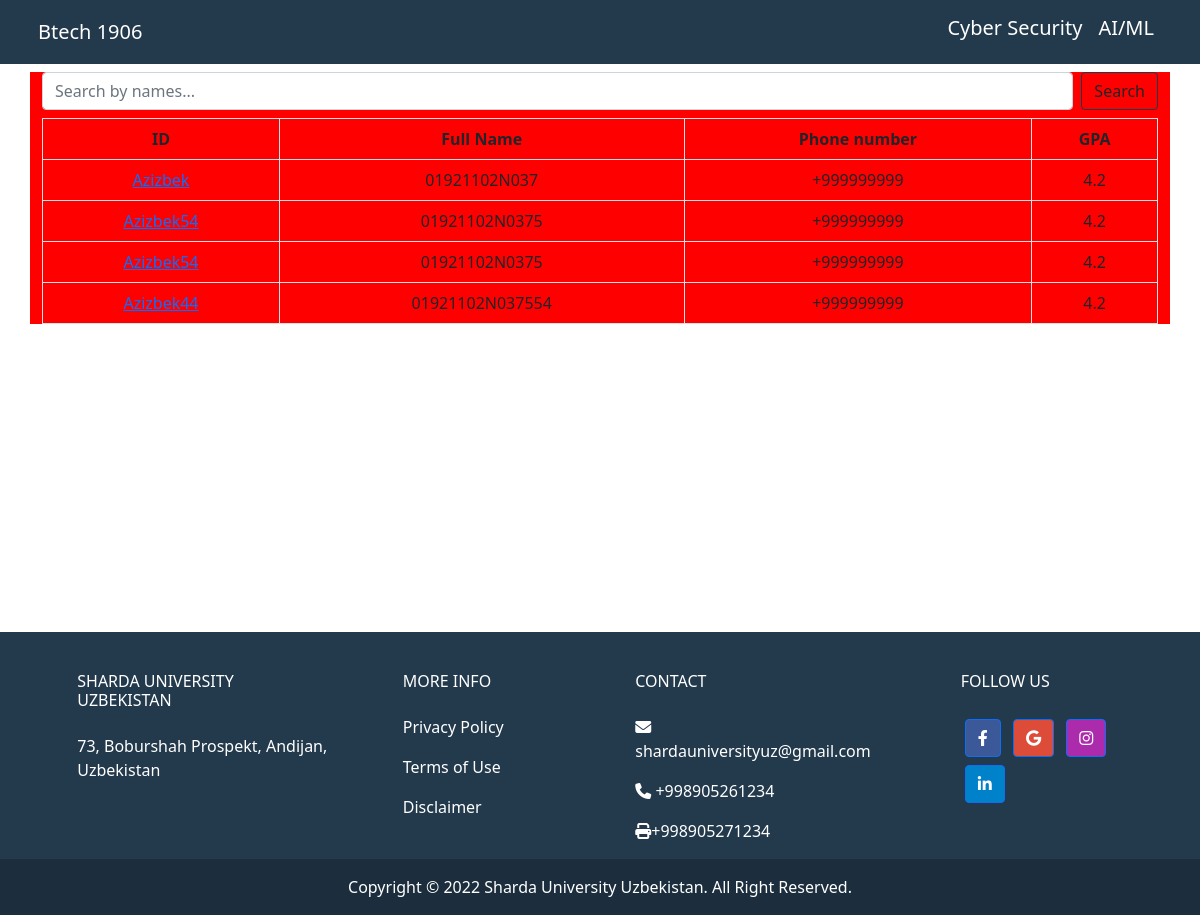
/group/Btech/1906/, run on the app's committed database.
### main/models.py (models this page shows, shortened)
class Group(models.Model):
    name = models.CharField(max_length=50)
    code = models.CharField(max_length=50, null=True, blank=True, unique=True)
    course = models.ForeignKey(Branch, on_delete=models.CASCADE, related_name='groups')
    isarchive = models.BooleanField(default=False)

class Specialization(models.Model):
    name = models.CharField(max_length=100, null=True)
    branch = models.ForeignKey(Branch, on_delete=models.CASCADE, related_name='faculty', null=True)

class Student(models.Model):
    name = models.CharField(max_length=100, null=True, blank=True)
    unique_id = models.CharField(max_length=100, blank=True, null=True)
    group = models.ForeignKey(Group, on_delete=models.DO_NOTHING,related_name="students")
    specializetion = models.ForeignKey(Specialization, on_delete=models.CASCADE)
    cgpa = models.FloatField(null=True, blank=True)
    sgpa = models.FloatField(null=True, blank=True)

### main/views.py (the view)
# urls.py: path('group/<str:name>/<str:code>/', views.group , name='group'),
def group(request, name, code):
    global group
    group = Group.objects.get(code = code)
    spec = Specialization.objects.filter(branch = group.course)
    search = request.GET.get('search')
    if search:
        search = search.capitalize()
        students = group.students.filter(name__startswith = search)
    else:
        students = group.students.all()
    return render(request, 'group.html', {"specs" : spec, 'students': students, 'group' : group})

### templates/group.html (shortened to what this page needs)
{% load static %}
<!DOCTYPE html>
<html lang="en">
<head>
  <link href="https://cdn.jsdelivr.net/npm/bootstrap@5.0.2/dist/css/bootstrap.min.css" rel="stylesheet"
>
  <link rel="stylesheet" href="../styles/groups.css">
  <link rel="stylesheet" href="https://cdnjs.cloudflare.com/ajax/libs/font-awesome/6.1.1/css/all.min.css"
 />
</head>
<body>
  <header style="background-color:#23394c;color:white">
    <nav class="nav d-flex justify-content-between container navbar navbar-expand-sm  p-2">
      <div>
        <a class="navbar-brand text-dark h1 text-bold text-white" href="#">{{group.name}} {{group.code}}</a>
      </div>
      <div>
        <ul class="list-unstyled navbar-nav">
          {% for spec in specs %}
          <li class="nav-item"><a class="text-decoration-none nav-link text-white h5"
              href="{% url 'spec'  spec.id %}">{{spec.name}}</a></li>
          {% endfor %}
        </ul>
      </div>
    </nav>
  </header>
  <div style="min-height:70vh">
    <main class="content container">
      <form class="d-flex my-2" method="GET">
        <input class="form-control search-input me-2" type="search" name="search" placeholder="Search by names..."
          aria-label="Search">
        <button class="btn btn-outline-dark submit" type="submit">Search</button>
      </form>
      <table class="table table-bordered table-responsive">
        <thead>
          <tr>
            <th>ID</th>
            <th>Full Name</th>
            <th>Phone number</th>
            <th>GPA</th>
          </tr>
        </thead>
        <tbody>
          {% for student in students %}
          <tr>
            <td><a href="{% url 'studentinfo' student.name student.id %}"> {{student.name}} </a></td>
            <td>{{student.unique_id}}</td>
            <td>+999999999</td>
            <td>4.2</td>
          </tr>
          {% endfor %}
        </tbody>
      </table>
    </main>
  </div>
  <div>
    <footer class="text-center text-lg-start text-white" style="background-color: #23394c">
      <div class="container p-4 pb-0">
        <section class="">
          <div class="row">
            <div class="col-md-3 col-lg-3 col-xl-3 mx-auto mt-3">
              <h6 class="text-uppercase mb-4 font-weight-bold">
                Sharda University Uzbekistan
              </h6>
              <p>
                73, Boburshah Prospekt, Andijan, Uzbekistan
              </p>
            </div>
            <div class="col-md-2 col-lg-2 col-xl-2 mx-auto mt-3">
              <h6 class="text-uppercase mb-4 font-weight-bold">More Info</h6>
              <p>
                <a target="_blank" href="https://www.shardauniversity.uz/privacy-policy"
                  class="text-white text-decoration-none">Privacy
                  Policy</a>
              </p>
              <p>
                <a target="_blank" href="https://www.shardauniversity.uz/terms-of-use"
                  class="text-white text-decoration-none">Terms of
                  Use</a>
              </p>
              <p>
                <a target="_blank" href="https://www.shardauniversity.uz/disclaimer"
                  class="text-white text-decoration-none">Disclaimer</a>
              </p>
            </div>
            <div class="col-md-4 col-lg-3 col-xl-3 mx-auto mt-3">
              <h6 class="text-uppercase mb-4 font-weight-bold">Contact</h6>
              <p><i class="fas fa-envelope mr-3"></i> shardauniversityuz@gmail.com</p>
              <p><i class="fas fa-phone mr-3"></i> +998905261234</p>
              <p><i class="fas fa-print mr-3"></i>+998905271234</p>
            </div>
            <div class="col-md-3 col-lg-2 col-xl-2 mx-auto mt-3">
              <h6 class="text-uppercase mb-4 font-weight-bold">Follow us</h6>
              <a target="_blank" class="btn btn-primary btn-floating m-1" style="background-color: #3b5998"
                href="https://www.facebook.com/ShardaUniversityUzbekistan" role="button"><i
                  class="fab fa-facebook-f"></i></a>
              <a target="_blank" class="btn btn-primary btn-floating m-1" style="background-color: #dd4b39"
                href="https://www.shardauniversity.uz/" role="button"><i class="fab fa-google"></i></a>
              <a target="_blank" class="btn btn-primary btn-floating m-1" style="background-color: #ac2bac"
                href="https://instagram.com/shardauniuz?igshid=YmMyMTA2M2Y=" role="button"><i
                  class="fab fa-instagram"></i></a>
              <a target="_blank" class="btn btn-primary btn-floating m-1" style="background-color: #0082ca"
                href="https://www.linkedin.com/company/sharda-university-uzbekistan/" role="button"><i
                  class="fab fa-linkedin-in"></i></a>
            </div>
          </div>
        </section>
      </div>
      <div class="text-center p-3" style="background-color: rgba(0, 0, 0, 0.2)">
        Copyright © <span id="year"></span> Sharda University Uzbekistan. All Right Reserved.
      </div>
    </footer>
  </div>
</body>
</html>

### static/styles/groups.css (style rules this page uses)
* { margin: 0; padding: 0; box-sizing: border-box; }
.nav { display: flex; justify-content: space-around; }
th, td { text-align: center; }
.content { background-color: red; }
.submit { border: 1px solid #23394c; }

### data on the page
Group: name "Btech", code "1906"
Specialization: name "Cyber Security"
Specialization: name "AI/ML"
Student: name "Azizbek", unique_id "01921102N037"
Student: name "Azizbek54", unique_id "01921102N0375"
Student: name "Azizbek54", unique_id "01921102N0375"
Student: name "Azizbek44", unique_id "01921102N037554"
